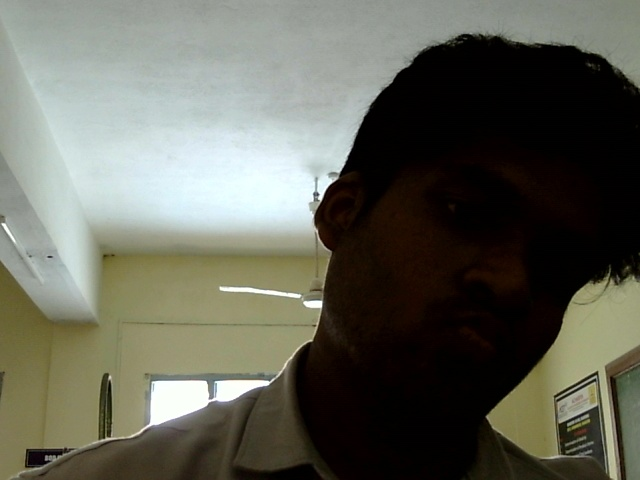
#> input picture Old/captured.jpg, 640 x 480 px
$ python -i DeviceCam.py   (imports and definitions only)
#> lines starting #> are read from the running program, lines starting #| are printed output that depends on the picture; after the words box and inside, x2 and y2 are one past the last pixel; in counts of white or black regions, pixels touching at a corner belong together
import cv2
import pandas as pd
import numpy as np
import sys
import time
import threading
import queue

# ---------- Settings ----------
CSV_PATH = "colornames.csv"
MIN_CONTOUR_AREA = 1000
SAT_THRESH = 80
VAL_THRESH = 80

# ---------- Load colors CSV ----------
def hex_to_rgb(hex_str):
    hex_str = str(hex_str).lstrip('#')
    return tuple(int(hex_str[i:i+2], 16) for i in (0, 2, 4))

try:
    colors_df = pd.read_csv(CSV_PATH)
#> (reads colornames.csv from the repository)
except Exception as e:
    print("Failed to load CSV:", e)
    sys.exit(1)

# [3 lines not run here, left out]

colors_df[["R", "G", "B"]] = colors_df["hex"].apply(lambda x: pd.Series(hex_to_rgb(x)))

def get_color_name(b, g, r):
    R, G, B = r, g, b
    min_dist = 1e9
    cname, hex_code = "Unknown", "#000000"
    for i in range(len(colors_df)):
        dr, dg, db = int(colors_df.loc[i, "R"]), int(colors_df.loc[i, "G"]), int(colors_df.loc[i, "B"])
        dist = abs(R - dr) + abs(G - dg) + abs(B - db)
        if dist < min_dist:
            min_dist = dist
            cname = colors_df.loc[i, "name"]
            hex_code = colors_df.loc[i, "hex"]
    return cname, hex_code

# ---------- CameraStream ----------
class CameraStream:
    def __init__(self, max_test=5):
#> further down, picture is the input picture: shape (480, 640, 3); mean B, G, R 88.8, 100.1, 99.3
        self.cap = None
        self.frame = None
        self.stopped = False

        for i in range(max_test):
            cap = cv2.VideoCapture(i, cv2.CAP_DSHOW)
            if cap.isOpened():
                print(f"✅ Using camera index {i}")
                self.cap = cap
                break

        if self.cap is None:
            print("❌ No working camera found!")
            sys.exit(1)

        self.cap.set(cv2.CAP_PROP_BUFFERSIZE, 1)
        threading.Thread(target=self.update, daemon=True).start()

    def update(self):
        while not self.stopped:
            ret, frame = self.cap.read()
            if ret:
                self.frame = frame

    def read(self):
        return self.frame

    def stop(self):
        self.stopped = True
        if self.cap:
            self.cap.release()

# ---------- Processing ----------
def process_frame(frame, save_path="snapshot.jpg"):
#> called with save_path = 'snapshot.jpg'
    frame = cv2.resize(frame, (640, 480))
    gray = cv2.cvtColor(frame, cv2.COLOR_BGR2GRAY)
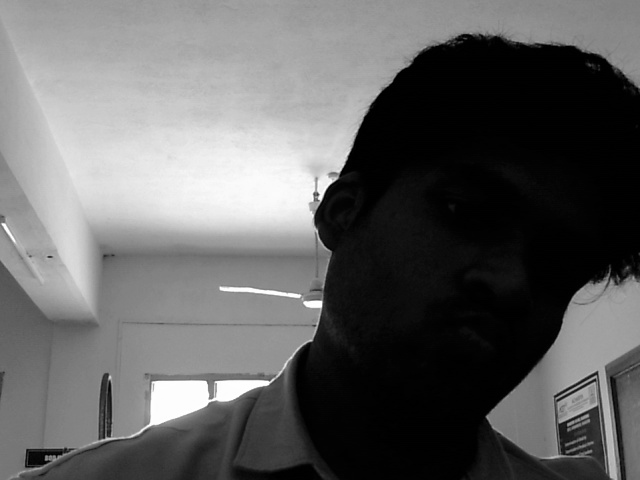
#> gray: shape (480, 640); min 0, max 255, mean 98.5
    blur = cv2.GaussianBlur(gray, (3, 3), 0)
    _, thresh = cv2.threshold(blur, 0, 255, cv2.THRESH_BINARY + cv2.THRESH_OTSU)
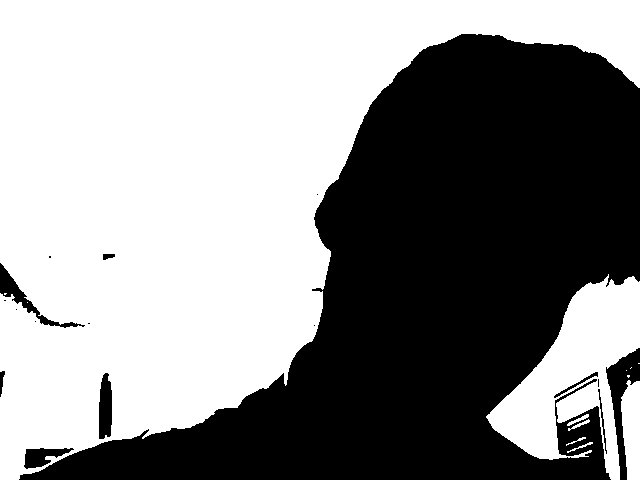
#> thresh: shape (480, 640); 56.1% white; 17 black regions (8 under 20 px), largest, box (x1, y1, x2, y2) and area: (19, 34, 640, 480) 130848, (606, 348, 640, 480) 1622, (0, 263, 85, 328) 839
    kernel = cv2.getStructuringElement(cv2.MORPH_ELLIPSE, (3, 3))
    thresh = cv2.morphologyEx(thresh, cv2.MORPH_CLOSE, kernel, iterations=1)
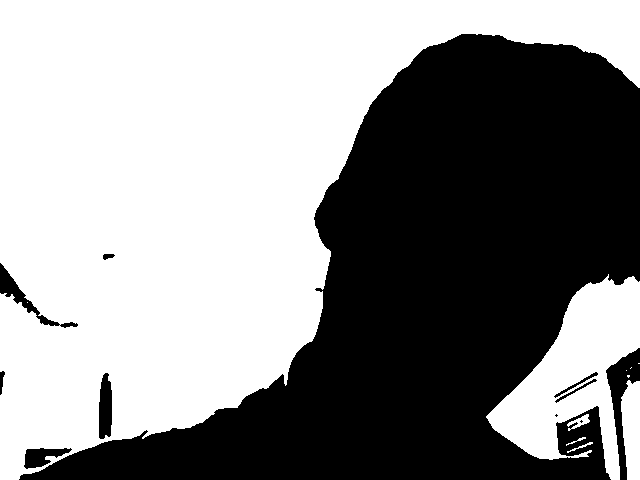
#> thresh: shape (480, 640); 56.1% white; 11 black regions (2 under 20 px)

    contours, _ = cv2.findContours(thresh, cv2.RETR_EXTERNAL, cv2.CHAIN_APPROX_SIMPLE)
#> contours = 11 contours, 6 with area under 20; largest, box (x1, y1, x2, y2) and area: (0, 0, 640, 480) 156762, (486, 274, 640, 480) 14070, (621, 380, 640, 480) 1452, (567, 414, 590, 431) 122, (567, 442, 593, 453) 26

    detected_colors = []

    for cnt in contours:
        area = cv2.contourArea(cnt)
        if area < MIN_CONTOUR_AREA:
            continue
        x, y, w, h = cv2.boundingRect(cnt)
        roi = frame[y:y+h, x:x+w]
        if roi.size == 0:
            continue

        hsv = cv2.cvtColor(roi, cv2.COLOR_BGR2HSV)
        sat, val = hsv[:, :, 1].astype(np.int32), hsv[:, :, 2].astype(np.int32)
        mask = (sat >= SAT_THRESH) & (val >= VAL_THRESH)

        if np.any(mask):
            idx_flat = np.argmax((sat * mask) * 1000 + val * mask)
            idx = np.unravel_index(idx_flat, sat.shape)
            py, px = int(idx[0]), int(idx[1])
            b, g, r = roi[py, px].tolist()
        else:
            cy, cx = h // 2, w // 2
            b, g, r = roi[cy, cx].tolist()

        color_name, hex_code = get_color_name(b, g, r)
        detected_colors.append((color_name, hex_code))

        draw_color = tuple(int(hex_code.lstrip('#')[i:i+2], 16) for i in (4, 2, 0))
        cv2.rectangle(frame, (x, y), (x + w, y + h), draw_color, 2)
        label = f"{color_name} {hex_code}"
        cv2.rectangle(frame, (x, y - 26), (x + 220, y), (0, 0, 0), -1)
        cv2.putText(frame, label, (x + 4, y - 6), cv2.FONT_HERSHEY_SIMPLEX, 0.6, (255, 255, 255), 2)
#> this loop made 11 passes
#> (area, x, y, w, h, idx_flat, py, px) on passes 4, 10: (1451.5, 621, 380, 19, 100, 798, 42, 0), (14070.5, 486, 274, 154, 206, 24273, 157, 95)
#> (area, x, y, w, h, idx_flat, py, px) on pass 11: (156762, 0, 0, 640, 480, 163947, 256, 107)
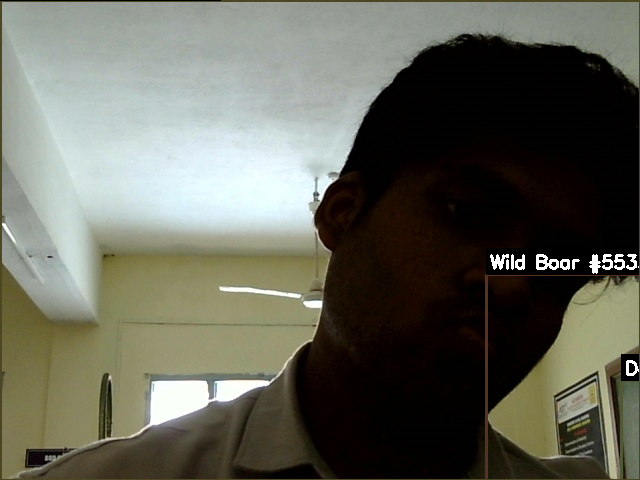
#> frame: shape (480, 640, 3); 2.79% of pixels changed, all inside (x1, y1, x2, y2) = (0, 0, 640, 480)
#> after the loop, detected_colors = [('Dark Rainforest', '#505838'), ('Wild Boar', '#553322'), ('Uniform Green', '#4c4623')]

    cv2.imwrite(save_path, frame)
    print(f"\n📸 Saved {save_path}")
    if detected_colors:
        print("🎨 Detected colors:")
        for cname, hex_code in detected_colors:
            print(f"   - {cname} ({hex_code})")
#> this loop made 3 passes
#|    - Dark Rainforest (#505838)
#|    - Wild Boar (#553322)
#|    - Uniform Green (#4c4623)
    else:
        print("⚠️ No significant colors detected!")

# ---------- Input Thread ----------
def input_listener(cmd_queue):
    while True:
        command = input().strip().lower()
        cmd_queue.put(command)
        if command == "quit":
            break

# ---------- Main ----------
stream = CameraStream()
# [1 line not run here, left out]

cmd_queue = queue.Queue()
# [25 lines not run here, left out]

>>> import cv2
>>> picture = cv2.imread('captured.jpg')
>>> result = process_frame(picture)
